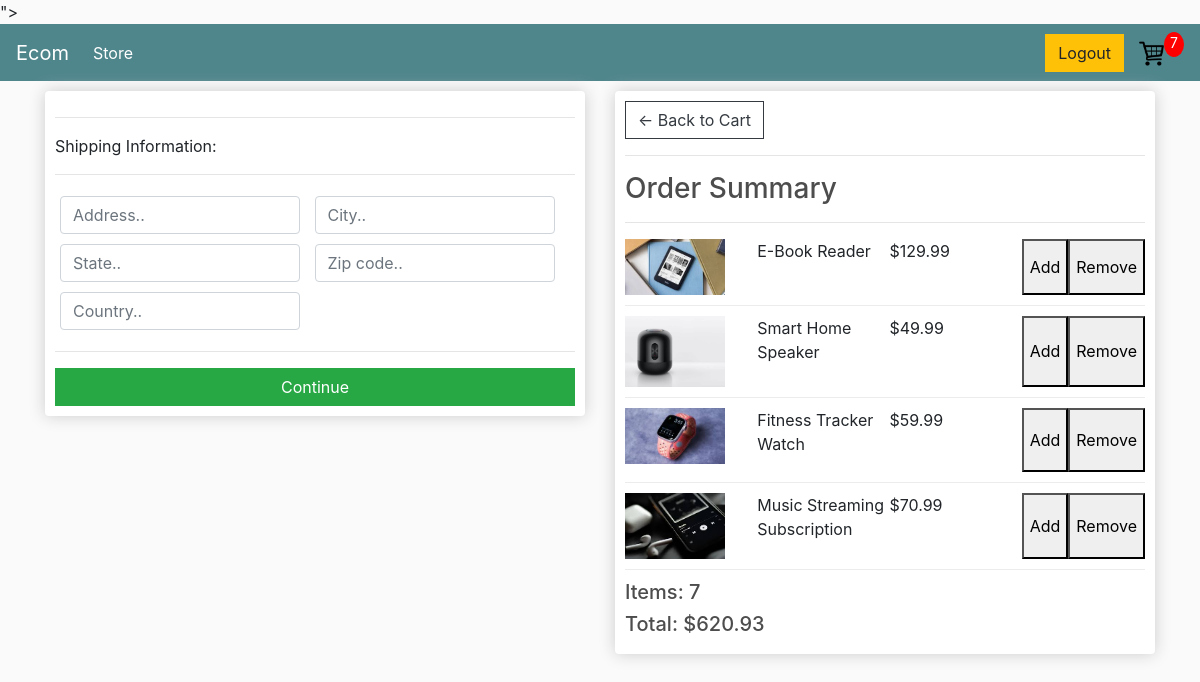
Screenshot of /checkout/ (signed in) with the database file from the repository.
### store/models.py (models this page shows, shortened)
class OrderItem(models.Model):
    product = models.ForeignKey(Product, on_delete=models.SET_NULL, null = True, blank = True)
    order = models.ForeignKey(Order, on_delete=models.SET_NULL, null = True, blank = True)
    quantity = models.IntegerField(default = 0, null = True,  blank = True)
    date_added = models.DateTimeField(auto_now_add = True)
    @property
    def get_total(self):
        total = self.product.price * self.quantity
        return total

class Product(models.Model):
    name = models.CharField(max_length = 200, null = True)
    price = models.DecimalField(max_digits = 7, decimal_places = 2)
    digital = models.BooleanField(default = False, null = True, blank = True)
    image = models.ImageField(null=True, blank = True)
    @property
    def imageURL(self):
        try:
            url = self.image.url
        except:
            url = ''
        return url

class Order(models.Model):
    customer = models.ForeignKey(Customer, on_delete=models.SET_NULL, null=True, blank = True )
    date_ordered = models.DateTimeField(auto_now_add = True)
    complete = models.BooleanField(default = False)
    transaction_id = models.CharField(max_length=100, null = True, blank = True)
    @property
    def shipping(self):
        shipping = False
        orderitems = self.orderitem_set.all()
        for i in orderitems:
            if i.product.digital == False:
                shipping = True
        return shipping
    @property
    def get_cart_total(self):
        orderitems = self.orderitem_set.all()
        total = sum([item.get_total for item in orderitems])
        return total
    @property
    def get_cart_items(self):
        orderitems = self.orderitem_set.all()
        total = sum([item.quantity for item in orderitems])
        return total

### store/views.py (the view)
# urls.py: path('checkout/', views.checkout, name = "checkout"),
def checkout(request):
    if request.user.is_authenticated:
        customer = request.user.customer
        order, created = Order.objects.get_or_create(customer=customer, complete=False)
        items = order.orderitem_set.all()
        cartItems = order.get_cart_items
    else:
        items = []
        order = {'get_cart_total': 0, 'get_cart_items': 0, 'shipping': False}
        cartItems = order['get_cart_items']
    context = {'items': items, 'order': order, 'cartItems': cartItems}
    return render(request, 'store/checkout.html', context)

### store/templates/store/checkout.html (shortened to what this page needs)
{% extends 'store/main.html' %}
{% load static %}
{% block content %}
<div class="row">
    <div class="col-lg-6">
        <div class="box-element" id="form-wrapper">
            <form id="form">
                <div id="shipping-info">
                    <hr>
                    <p>Shipping Information:</p>
                    <hr>
                    <div class="form-field">
                        <input class="form-control" type="text" name="address" placeholder="Address..">
                    </div>
                    <div class="form-field">
                        <input class="form-control" type="text" name="city" placeholder="City..">
                    </div>
                    <div class="form-field">
                        <input class="form-control" type="text" name="state" placeholder="State..">
                    </div>
                    <div class="form-field">
                        <input class="form-control" type="text" name="zipcode" placeholder="Zip code..">
                    </div>
                    <div class="form-field">
                        <input class="form-control" type="text" name="country" placeholder="Country..">
                    </div>
                </div>
                <hr>
                <input id="form-button" class="btn btn-success btn-block" type="submit" value="Continue">
            </form>
        </div>
        <br>
    </div>
    <div class="col-lg-6">
        <div class="box-element">
            <a class="btn btn-outline-dark" href="{% url 'cart' %}">&#x2190; Back to Cart</a>
            <hr>
            <h3>Order Summary</h3>
            <hr>
            {% for item in items %}
            <div class="cart-row">
                <div style="flex:2"><img class="row-image" src="{{item.product.imageURL}}"></div>
                <div style="flex:2"><p>{{item.product.name}}</p></div>
                <div style="flex:1"><p>${{item.product.price}}</p></div>
                <div style="flex:1"><p>{{item.product.quantity}}</p></div>
                <button class="update-cart" data-product="{{ item.product.id }}" data-action="add">Add</button>
                <button class="update-cart" data-product="{{ item.product.id }}" data-action="remove">Remove</button>
            </div>
            {% endfor %}
            <h5>Items: {{order.get_cart_items}}</h5>
            <h5>Total: ${{order.get_cart_total|floatformat:2}}</h5>
        </div>
    </div>
</div>
{% endblock content %}

### static/css/main.css (style rules this page uses)
body { background-color: hsl(0, 0%, 98%); }
h1,h2,h3,h4,h5,h6 { color:hsl(0, 0%, 30%); }
.box-element { box-shadow:hsl(0, 0%, 80%) 0 0 16px; background-color: #fff; border-radius: 4px; padding: 10px; }
.col-lg-4, .col-lg-6, .col-lg-8, .col-lg-12 { margin-top: 10px; }
.btn { border-radius: 0; }
.row-image { width: 100px; }
.form-field { width:250px; display: inline-block; padding: 5px; }
.cart-row { display: flex; align-items: flex-stretch; padding-bottom: 10px; margin-bottom: 10px; border-bottom: 1px solid #ececec; }

### rows the page displays
OrderItem: product.imageURL (picture), product.name "E-Book Reader", product.price "129.99"
OrderItem: product.imageURL (picture), product.name "Smart Home Speaker", product.price "49.99"
OrderItem: product.imageURL (picture), product.name "Fitness Tracker Watch", product.price "59.99"
OrderItem: product.imageURL (picture), product.name "Music Streaming Subscription", product.price "70.99"
Order: get_cart_items "7", get_cart_total "620.93"

### other values shown
{{ cartItems }} "7"
